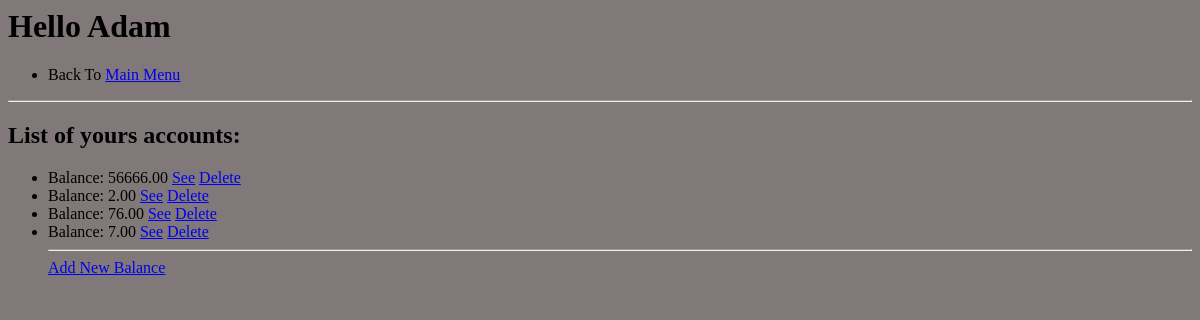
Page /user/2/ on the earlier database version.
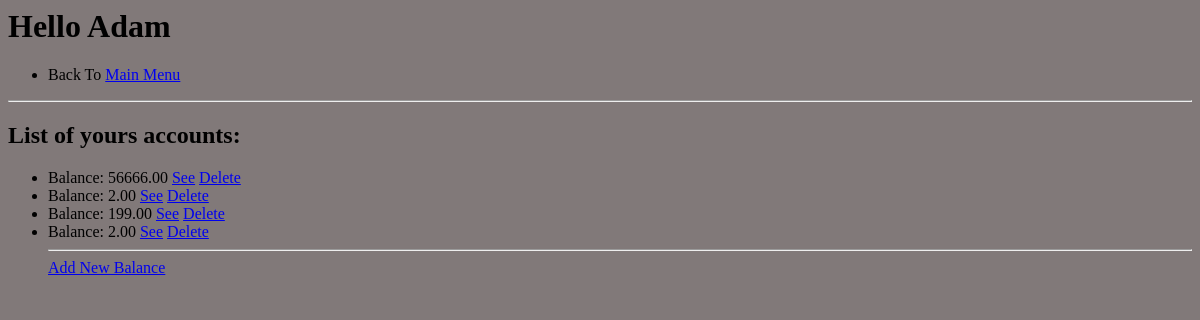
Same page on the later database version.
### financeApp/models.py (models this page shows)
class Money(models.Model):
    user = models.ForeignKey(User, on_delete=models.CASCADE)
    balance = models.DecimalField(decimal_places=2, max_digits=10, default=0)
    lastTransaction = models.DecimalField(decimal_places=2, max_digits=10, default=0)

### financeApp/views.py (the view)
# urls.py: path('user/<str:pk>/', userView, name='userView'),
def userView(request, pk):
    user = User.objects.get(id=pk)
    context = {'user': user}
    return render(request, 'financeApp/userView.html', context)

### financeApp/templates/financeApp/userView.html
<body style="background-color: rgb(129, 121, 121)"></body>
<h1>Hello {{user.name}}</h1>
<ul>
    <li>
        Back To
        <a href="{% url 'homeView' %}">Main Menu</a>
    </li>
</ul>
<hr>
<h2>List of yours accounts:</h2>
<ul>
    {% for money in user.money_set.all %}
        <li>
            Balance: {{money.balance}}
            <a href="{% url 'moneyView' pk=money.id%}">See</a>
            <a href="{% url 'deleteMoney' pk=money.id %}">Delete</a>
        </li>
    {% endfor %}
    <hr>
    <a href="{% url 'addMoney' pk=user.id%}">Add New Balance</a>
</ul>

Differences in the rows shown:
removed Money: balance "7.00"
changed Money (number 3 of 4 on the later page): balance "76.00" → "199.00"
added Money: balance "2.00"
